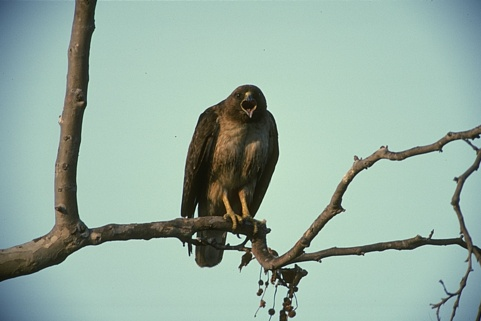
%> input picture in0996/data/42049.jpg, 481 x 321 px
$ octave q3.m   (GNU Octave 9; MATLAB toolbox functions it lacks are replaced by stand-ins)
%> lines starting %> are read from the running program, lines starting %| are printed output that depends on the picture; in (x1, y1, x2, y2) boxes, pixels count from 0 and x2, y2 are one past the last pixel; in counts of white or black regions, pixels touching at a corner belong together; the program's own positions count from 1
%% ========================================================
% [IN0996] Vis鉶 Computacional - Projeto 1
%  Quest鉶 3
%
% References:
% https://www.mathworks.com/help/images/examples/color-based-segmentation-using-k-means-clustering.html
%
% Aluno: Saulo Pereira (scrps@cin.ufpe.br)
% =========================================================

close all;
clear all;

%% Input data:

im = im2double(imread('./data/42049.jpg'));

%% Color space change:

cform = makecform('srgb2lab');
lab_im = applycform(im,cform);
%> lab_im: size 321x481x3 double; mean of channels 1, 2, 3 68.7, -10.1, 3.5
% imshow(lab_im);

ab = double(lab_im(:,:,2:3));
nrows = size(ab,1);
%> nrows = 321
ncols = size(ab,2);
%> ncols = 481
ab = reshape(ab,nrows*ncols,2);

% RGB test:
% rgb = double(im);
% [nrows, ncols, ~] = size(rgb);
% rgb = reshape(rgb,nrows*ncols,3);

%% K-means segmentation
nClusters = 2;
nReps = 5;
% repeat the clustering nReps times to avoid local minima
[cluster_idx, ~] = kmeans(ab,nClusters,'Distance','sqEuclidean', ...
                          'Replicates', nReps);

pixel_labels = reshape(cluster_idx, nrows, ncols);
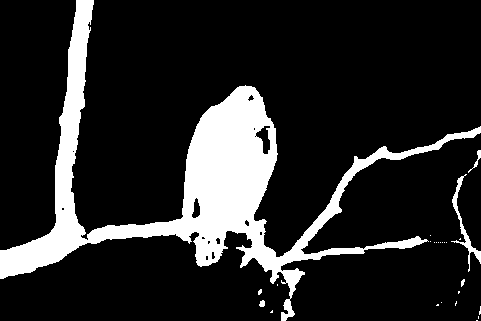
%> pixel_labels: size 321x481 double; values 1 (black) and 2 (white), 15.7% white; 25 white regions (20 under 20 px), largest, box (x1, y1, x2, y2) and area: (0, 0, 481, 321) 23651, (451, 174, 481, 272) 449, (468, 150, 481, 173) 61, (259, 300, 265, 307) 33, (461, 279, 465, 287) 21
pixel_labels = pixel_labels - 1;

% Assumes that corner pixel is background.
if (pixel_labels(end) == 1)
    pixel_labels = ~pixel_labels;
end

imshow(pixel_labels,[]);
title('labels returned');

%% Post processing:

% Select the biggest region.
crs = bwconncomp(pixel_labels);
%> crs = 25 connected components
numPixels = cellfun(@numel,crs.PixelIdxList);
%> numPixels = 25 values, max 23651 at index 1, min 1 at index 6, mean 971.5
[~,idx] = max(numPixels);
%> idx = 1

labels = zeros(size(pixel_labels));
labels(crs.PixelIdxList{idx}) = 1;
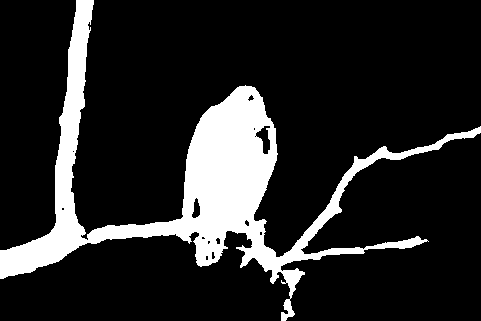
%> labels: size 321x481 double; values 0 (black) and 1 (white), 15.3% white; 1 white region, box (x1, y1, x2, y2) and area: (0, 0, 481, 321) 23651
% imshow(labels);

% Generate contour
contour = bwboundaries(labels);
%> contour = 15 boundaries; largest, box (x1, y1, x2, y2) and points: (0, 0, 481, 321) 2392, (256, 126, 270, 154) 73, (192, 198, 200, 218) 42, (212, 252, 215, 259) 15, (216, 238, 220, 244) 14

% Plot contour over image
imshow(im), hold on;
for x = 1:numel(contour)
    if length(contour{x}) > 100
      plot(contour{x}(:,2), contour{x}(:,1), 'r', 'Linewidth', 3)
    end
end
%> this loop made 15 passes
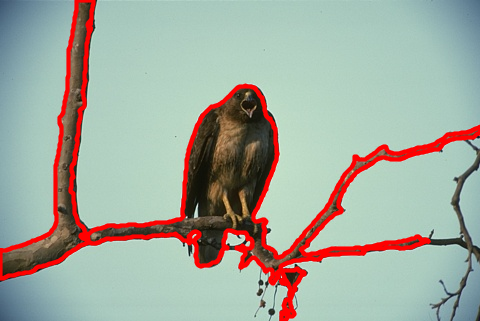
%> figure redrawn from the program's plot data

$ run again, with in0996/data/113044.jpg copied over in0996/data/42049.jpg
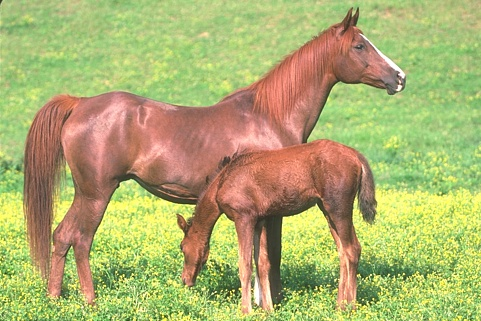
%> input picture in0996/data/113044.jpg, 481 x 321 px
%> lab_im: size 321x481x3 double; mean of channels 1, 2, 3 70.5, -6.6, 33
%> `pixel_labels = reshape(cluster_idx, nrows, ncols);`:
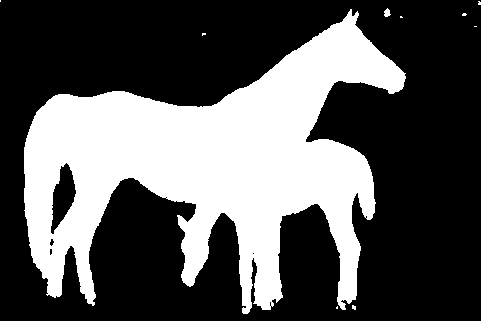
%> pixel_labels: size 321x481 double; values 1 (black) and 2 (white), 34.1% white; 10 white regions (8 under 20 px), largest, box (x1, y1, x2, y2) and area: (24, 9, 406, 314) 52622, (384, 8, 391, 17) 42
%> crs = 10 connected components
%> numPixels = [2 52622 9 5 16 42 5 12 3 10]
%> idx = 2
%> labels: size 321x481 double; values 0 (black) and 1 (white), 34.1% white; 1 white region, box (x1, y1, x2, y2) and area: (24, 9, 406, 314) 52622
%> contour = 8 boundaries; box (x1, y1, x2, y2) and points: (24, 9, 406, 314) 2029, (51, 163, 76, 234) 147, (50, 239, 54, 246) 14, (50, 249, 52, 255) 12, (270, 302, 271, 306) 7, (366, 216, 367, 218) 3, (166, 197, 167, 198) 2, (253, 253, 254, 254) 2
%> the loop `for x = 1:numel(contour)` made 8 passes
%> after the loop `for x = 1:numel(contour)`:
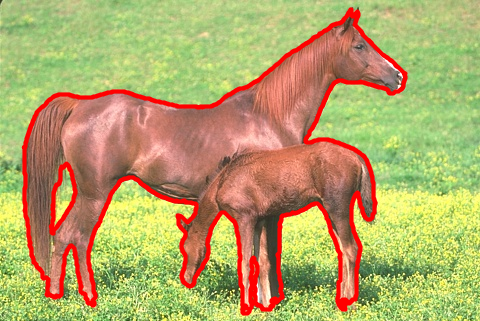
%> figure redrawn from the program's plot data

$ run again, with in0996/data/69020.jpg copied over in0996/data/42049.jpg
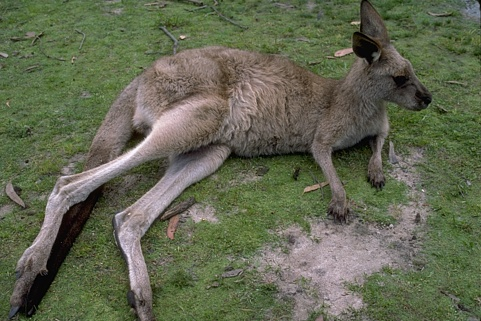
%> input picture in0996/data/69020.jpg, 481 x 321 px
%> lab_im: size 321x481x3 double; mean of channels 1, 2, 3 42.7, -5.2, 12.3
%> `pixel_labels = reshape(cluster_idx, nrows, ncols);`:
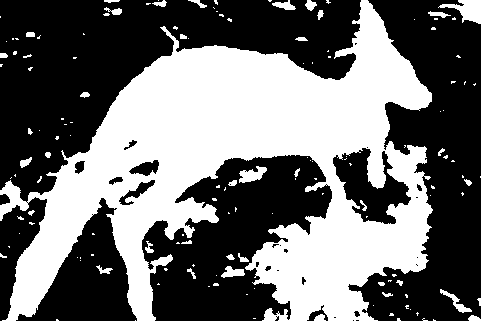
%> pixel_labels: size 321x481 double; values 1 (black) and 2 (white), 43.2% white; 143 white regions (104 under 20 px), largest, box (x1, y1, x2, y2) and area: (0, 0, 433, 321) 63324, (438, 0, 481, 24) 517, (239, 166, 267, 183) 275
%> crs = 31 connected components
%> numPixels = 31 values, max 35172 at index 1, min 1 at index 10, mean 2831.5
%> idx = 1
%> labels: size 321x481 double; values 0 (black) and 1 (white), 22.8% white; 1 white region, box (x1, y1, x2, y2) and area: (0, 0, 361, 321) 35172
%> contour = 51 boundaries; largest, box (x1, y1, x2, y2) and points: (0, 0, 361, 321) 1653, (20, 157, 32, 168) 32, (111, 8, 122, 15) 25, (295, 37, 308, 41) 25, (317, 10, 324, 20) 24
%> the loop `for x = 1:numel(contour)` made 51 passes
%> after the loop `for x = 1:numel(contour)`:
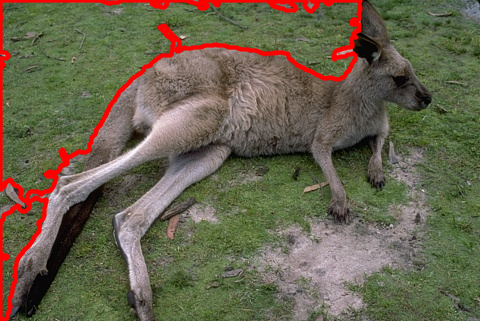
%> figure redrawn from the program's plot data
